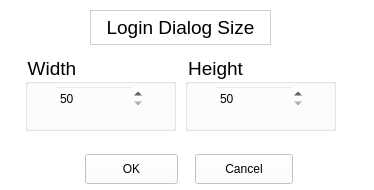
<?xml version="1.0" encoding="UTF-8"?>
<ui version="4.0">
 <class>dialogSize</class>
 <widget class="QWidget" name="dialogSize">
  <property name="geometry">
   <rect>
    <x>0</x>
    <y>0</y>
    <width>374</width>
    <height>190</height>
   </rect>
  </property>
  <property name="windowTitle">
   <string>Form</string>
  </property>
  <property name="autoFillBackground">
   <bool>false</bool>
  </property>
  <property name="styleSheet">
   <string notr="true">background-color: rgba(255, 255, 255, 210);</string>
  </property>
  <widget class="QLabel" name="label">
   <property name="geometry">
    <rect>
     <x>90</x>
     <y>10</y>
     <width>181</width>
     <height>35</height>
    </rect>
   </property>
   <property name="font">
    <font>
     <family>Arial</family>
     <pointsize>14</pointsize>
    </font>
   </property>
   <property name="frameShape">
    <enum>QFrame::StyledPanel</enum>
   </property>
   <property name="frameShadow">
    <enum>QFrame::Raised</enum>
   </property>
   <property name="text">
    <string>Login Dialog Size</string>
   </property>
   <property name="alignment">
    <set>Qt::AlignCenter</set>
   </property>
  </widget>
  <widget class="QPushButton" name="closeBtn">
   <property name="geometry">
    <rect>
     <x>85</x>
     <y>154</y>
     <width>93</width>
     <height>30</height>
    </rect>
   </property>
   <property name="text">
    <string>OK</string>
   </property>
  </widget>
  <widget class="QPushButton" name="cancelBtn">
   <property name="geometry">
    <rect>
     <x>195</x>
     <y>154</y>
     <width>98</width>
     <height>30</height>
    </rect>
   </property>
   <property name="text">
    <string>Cancel</string>
   </property>
  </widget>
  <widget class="QGroupBox" name="groupBox_2">
   <property name="geometry">
    <rect>
     <x>25</x>
     <y>55</y>
     <width>151</width>
     <height>76</height>
    </rect>
   </property>
   <property name="font">
    <font>
     <family>Arial</family>
     <pointsize>14</pointsize>
    </font>
   </property>
   <property name="styleSheet">
    <string notr="true">background-color: rgba(255, 255, 255, 0);</string>
   </property>
   <property name="title">
    <string>Width</string>
   </property>
   <widget class="QSpinBox" name="widthSpinBox">
    <property name="geometry">
     <rect>
      <x>30</x>
      <y>30</y>
      <width>91</width>
      <height>27</height>
     </rect>
    </property>
    <property name="minimum">
     <number>50</number>
    </property>
    <property name="maximum">
     <number>9999</number>
    </property>
   </widget>
  </widget>
  <widget class="QGroupBox" name="groupBox_3">
   <property name="geometry">
    <rect>
     <x>185</x>
     <y>55</y>
     <width>151</width>
     <height>76</height>
    </rect>
   </property>
   <property name="font">
    <font>
     <family>Arial</family>
     <pointsize>14</pointsize>
    </font>
   </property>
   <property name="styleSheet">
    <string notr="true">background-color: rgba(255, 255, 255, 0);</string>
   </property>
   <property name="title">
    <string>Height</string>
   </property>
   <widget class="QSpinBox" name="heightSpinBox">
    <property name="geometry">
     <rect>
      <x>30</x>
      <y>30</y>
      <width>91</width>
      <height>27</height>
     </rect>
    </property>
    <property name="minimum">
     <number>50</number>
    </property>
    <property name="maximum">
     <number>9999</number>
    </property>
   </widget>
  </widget>
 </widget>
 <resources/>
 <connections/>
</ui>
